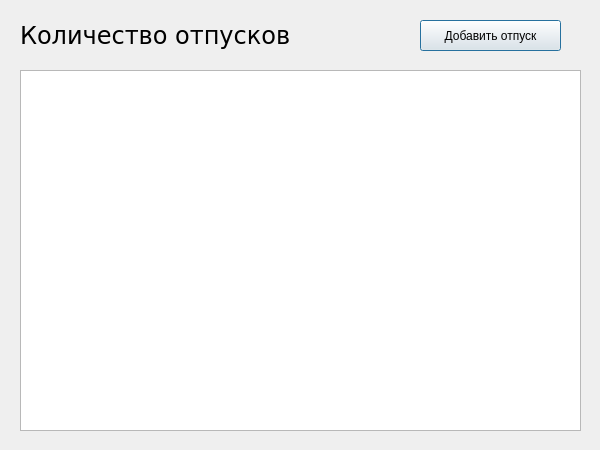
<?xml version="1.0" encoding="UTF-8"?>
<ui version="4.0">
 <class>Dialog</class>
 <widget class="QDialog" name="Dialog">
  <property name="geometry">
   <rect>
    <x>0</x>
    <y>0</y>
    <width>600</width>
    <height>450</height>
   </rect>
  </property>
  <property name="minimumSize">
   <size>
    <width>600</width>
    <height>450</height>
   </size>
  </property>
  <property name="maximumSize">
   <size>
    <width>600</width>
    <height>450</height>
   </size>
  </property>
  <property name="windowTitle">
   <string>Dialog</string>
  </property>
  <widget class="QLabel" name="label">
   <property name="geometry">
    <rect>
     <x>20</x>
     <y>0</y>
     <width>271</width>
     <height>71</height>
    </rect>
   </property>
   <property name="font">
    <font>
     <family>Verdana</family>
     <pointsize>18</pointsize>
    </font>
   </property>
   <property name="text">
    <string>Количество отпусков </string>
   </property>
  </widget>
  <widget class="QLabel" name="countler">
   <property name="geometry">
    <rect>
     <x>310</x>
     <y>0</y>
     <width>61</width>
     <height>71</height>
    </rect>
   </property>
   <property name="font">
    <font>
     <family>Verdana</family>
     <pointsize>20</pointsize>
    </font>
   </property>
   <property name="text">
    <string/>
   </property>
  </widget>
  <widget class="QListWidget" name="vacations">
   <property name="geometry">
    <rect>
     <x>20</x>
     <y>70</y>
     <width>561</width>
     <height>361</height>
    </rect>
   </property>
  </widget>
  <widget class="QPushButton" name="vacation_button">
   <property name="geometry">
    <rect>
     <x>420</x>
     <y>20</y>
     <width>141</width>
     <height>31</height>
    </rect>
   </property>
   <property name="text">
    <string>Добавить отпуск</string>
   </property>
  </widget>
 </widget>
 <resources/>
 <connections/>
</ui>
